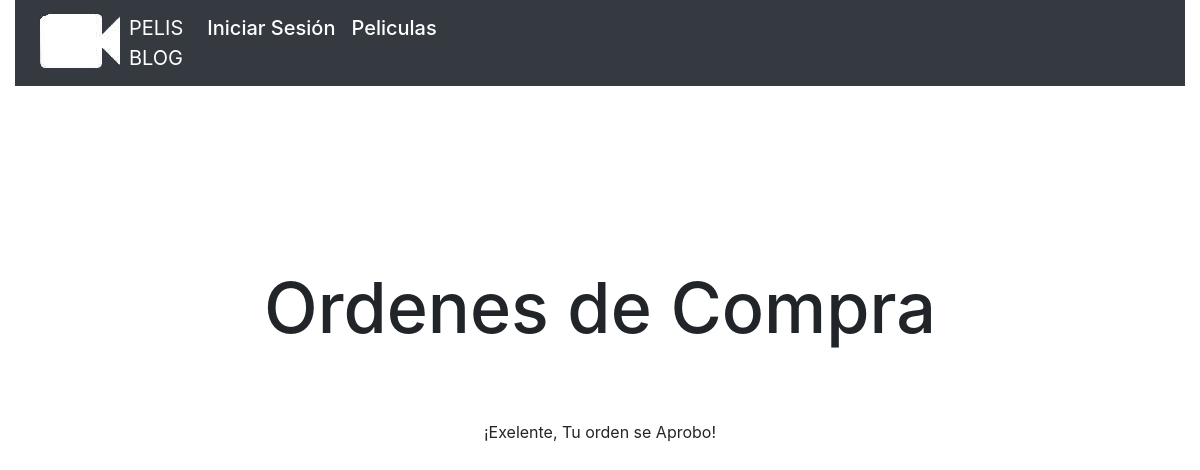
The page /ordenes_de_compras/ on the database as committed earlier.
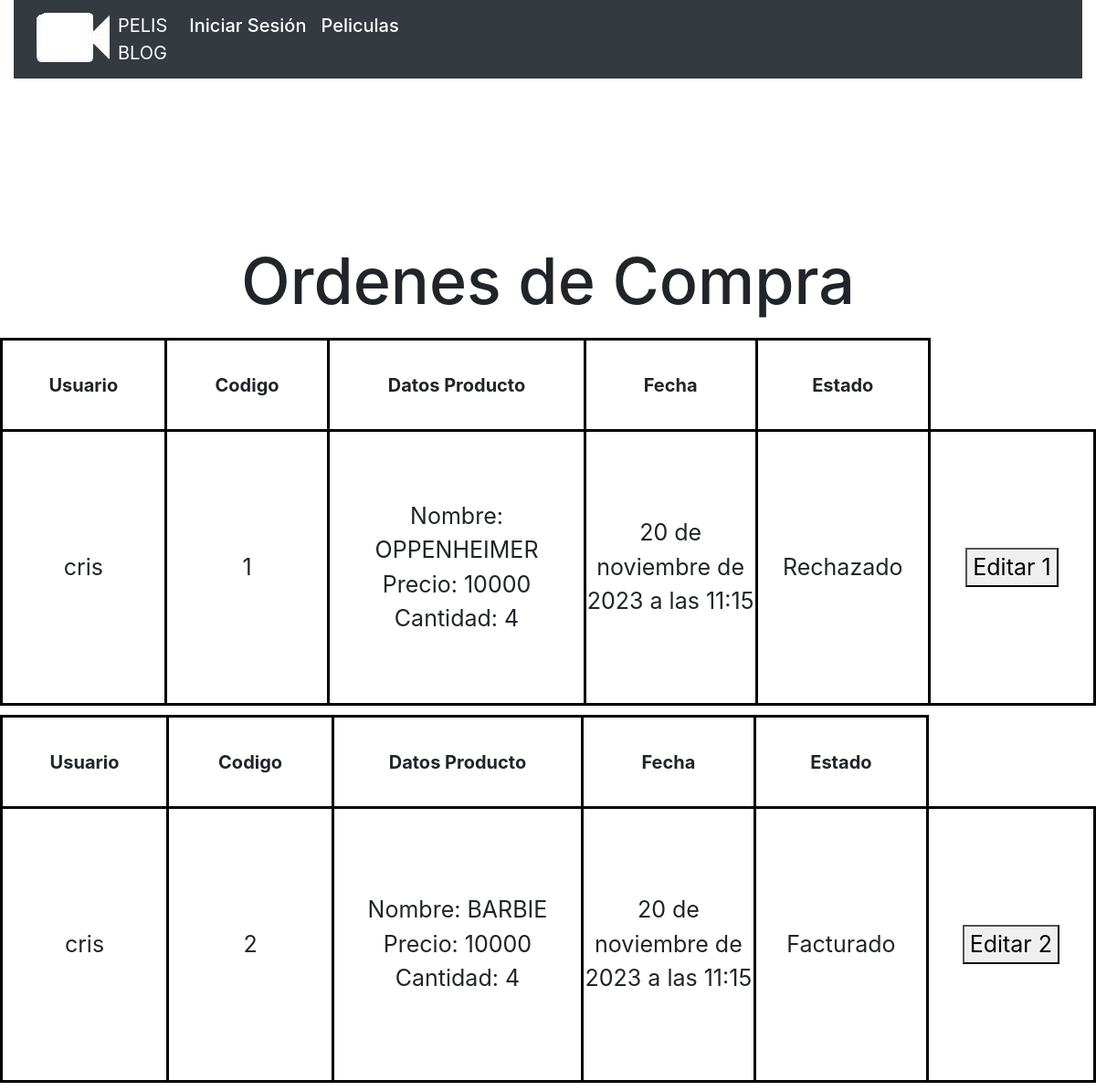
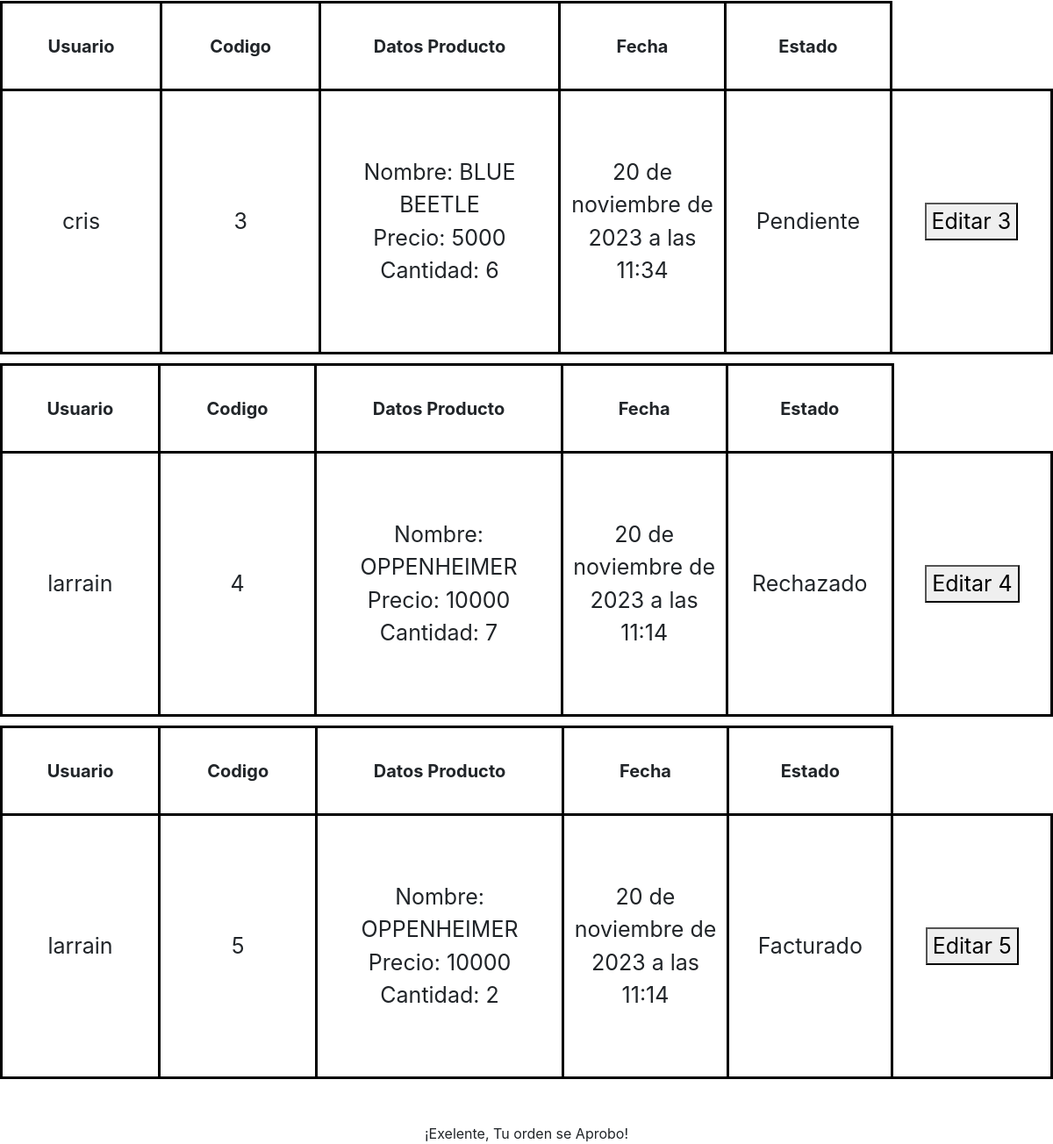
The same page on the database as committed later (2 pictures, top to bottom).
### Peliculas/models.py (models this page shows, shortened)
class Factura(models.Model):
    codigo_factura = models.AutoField(primary_key=True)
    usuario = models.ForeignKey(PerfilUsuario, on_delete=models.CASCADE)
    nombre_producto = models.CharField(max_length=90, null=True)
    monto_producto = models.IntegerField(default=1, blank=True, null=True)
    precio_producto = models.IntegerField()
    fecha_factura = models.DateTimeField(auto_now=True)
    estado_factura = models.CharField(max_length=40 ,default="Pendiente", null=True, blank=True)

class PerfilUsuario(models.Model):
    user = models.OneToOneField(User, on_delete=models.CASCADE)
    rut = models.CharField(max_length=40, default="Sin Rut", null=True, blank=True)
    direccion = models.CharField(max_length=100, null=False, blank=False, verbose_name='direccion')
    comuna = models.CharField(max_length=100, null=False, blank=False, verbose_name='comuna')
    telefono = models.IntegerField()
    region = models.CharField(max_length=100, null=False, blank=False, verbose_name='region')

### PelisBlog/views.py (the view, shortened to what this page needs)
# urls.py: path('ordenes_de_compras/', views.ordenes_de_compras, name="ordenes_de_compras"),
def ordenes_de_compras(request):
    factura = Factura.objects.all()
    return render(request, 'ordenes_de_compras.html', {'factura':factura})

### templates/ordenes_de_compras.html (shortened to what this page needs)
{% extends "base.html" %}
{% load static %}
{% block css %}<link rel="stylesheet" href="{% static 'css/ficha_peli.css' %}">{% endblock css %}
{% block content %}
    <center><h2 class="titulo">Ordenes de Compra</h2></center>
    <div class="producto-singular">
        {% for fa in factura %}
        <table>
            <thead>
                <tr>
                    <th>
                        Usuario
                    </th>
                    <th>
                        Codigo
                    </th>
                    <th>
                        Datos Producto
                    </th>
                    <th>
                        Fecha
                    </th>
                    <th>
                        Estado
                    </th>
                </tr>
            </thead>
            <tbody>
                <tr>
                    <td>
                        {{ fa.usuario.user }}
                    </td>
                    <td>
                        {{ fa.codigo_factura }}
                    </td>
                    <td>
                        <div>
                            Nombre: {{ fa.nombre_producto }}
                        </div>
                        <div>
                            Precio: {{ fa.precio_producto }}
                        </div>
                        <div>
                            Cantidad: {{ fa.monto_producto }}
                        </div>
                    </td>
                    <td>
                        {{ fa.fecha_factura }}
                    </td>
                    <td>
                        {{ fa.estado_factura }}
                    </td>
                    <td>
                        <button class="editar-btn" data-toggle="modal" data-target="#editarModal" data-id="{{ fa.codigo_factura }}">
                            Editar {{ fa.codigo_factura }}
                        </button>
                    </td>
                </tr>
            </tbody>
        </table>
        {% endfor %}
    </div>
    {% if estado_factura == "Pendiente" %}
    <div class="footer-factura">
        Esta orden de compra se encuentra actualmente por validación, lo puedes verificar en tu perfil cuantas veces quieras 😊
    </div>
    {% else %}
    <div class="footer-factura">
        ¡Exelente, Tu orden se Aprobo!
    </div>
    {% endif %}
{% endblock %}

### templates/base.html (shortened to what this page needs)
{% load static %}
<!DOCTYPE html>
<html lang="es">
<head>
    {% block css %}<link rel="stylesheet" href="{% static 'css/style.css' %}">{% endblock css %}
<link href="//maxcdn.bootstrapcdn.com/bootstrap/4.1.1/css/bootstrap.min.css" rel="stylesheet" id="bootstrap-css">
</head>
<body>
    <div class="container-fluid">
    {% block nav %}
    <nav class="navbar navbar-expand-sm bg-dark navbar-dark">
        <ul  class="navbar-nav">
            <li class="nav-item"><img class="logo" src="{% static 'img/camara2.png' %}" alt="Logo"></li>
            <li class="nav-item"><strong></strong><a  href="{% url 'inicio' %}" class="navbar-brand">PELIS <br> BLOG</a></strong></li>
            {% if not user.is_authenticated %}
            <li class="nav-item"><a class="nav-link" href="{% url 'login' %}"> <h5 style="color: White;"> Iniciar Sesión </h5></a></li>
            <li class="nav-item"><a class="nav-link" href="{% url 'ultimos_estrenos' %}"><h5 style="color: White;">Peliculas</h5></a></li>
            {% endif %}
        </ul>
    </nav>
    {% endblock nav %}
    </div>
    {% block content %}
    {% endblock content %}
</body>
</html>

### templates/ordenes_de_compras.html (style rules this page uses)
th, td { border: 3px solid black; width: 200px; text-align: center; }
th { height: 100px; font-size: 20px; }
td { height: 300px; font-size: 25px; }
.producto-singular { display: flex; align-items: center; align-content: center; justify-content: center; flex-direction: column; flex-wrap: nowrap; gap: 10px; }
.titulo { margin-bottom: 20px; margin-top: 180px; font-size: 70px; }
.footer-factura { margin-top: 50px; text-align: center; }
tbody tr td:nth-child(3) { width: 300px; }

Rows that differ between the two databases and show on the page:
added Factura: usuario.user "cris", codigo_factura "1", nombre_producto "OPPENHEIMER", precio_producto "10000", monto_producto "4", fecha_factura "20 de noviembre de 2023 a las 11:15", estado_factura "Rechazado"
added Factura: usuario.user "cris", codigo_factura "2", nombre_producto "BARBIE", precio_producto "10000", monto_producto "4", fecha_factura "20 de noviembre de 2023 a las 11:15", estado_factura "Facturado"
added Factura: usuario.user "cris", codigo_factura "3", nombre_producto "BLUE BEETLE", precio_producto "5000", monto_producto "6", fecha_factura "20 de noviembre de 2023 a las 11:34", estado_factura "Pendiente"
added Factura: usuario.user "larrain", codigo_factura "4", nombre_producto "OPPENHEIMER", precio_producto "10000", monto_producto "7", fecha_factura "20 de noviembre de 2023 a las 11:14", estado_factura "Rechazado"
added Factura: usuario.user "larrain", codigo_factura "5", nombre_producto "OPPENHEIMER", precio_producto "10000", monto_producto "2", fecha_factura "20 de noviembre de 2023 a las 11:14", estado_factura "Facturado"
